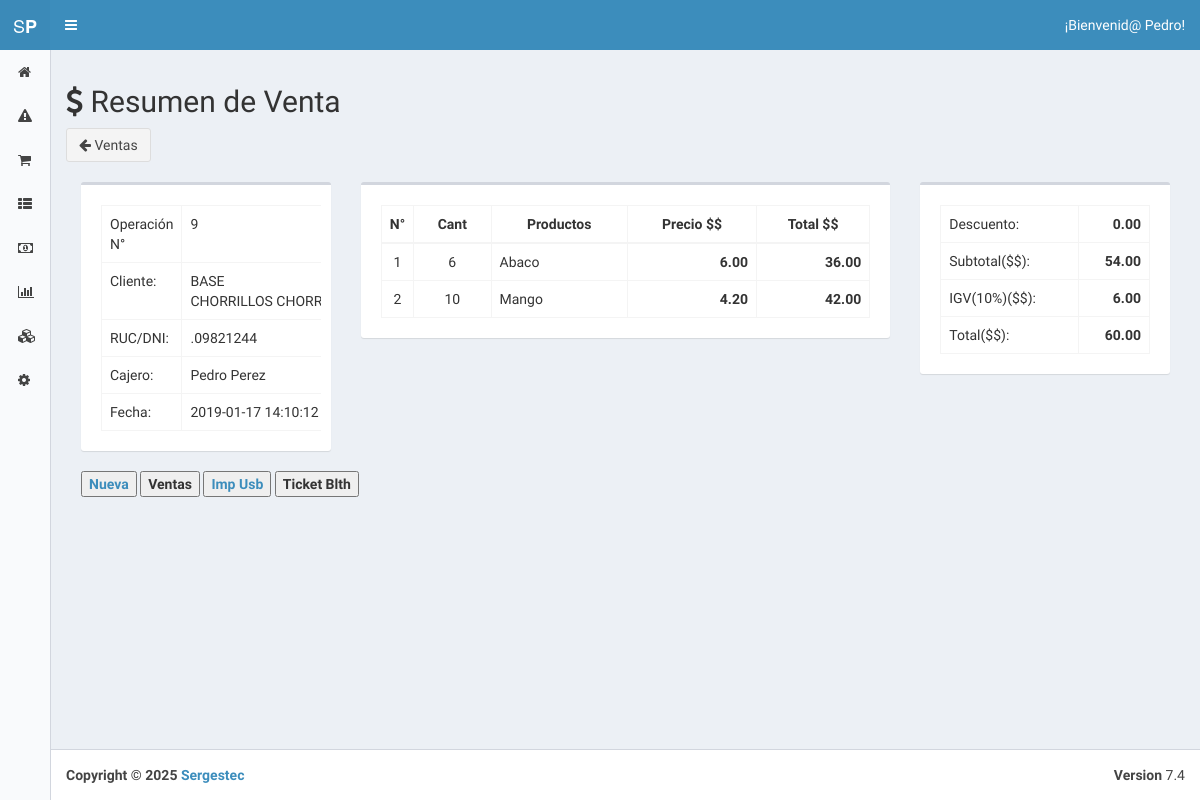
Before: /index.php?view=sell_one&id=10 (signed in) with the older database file.
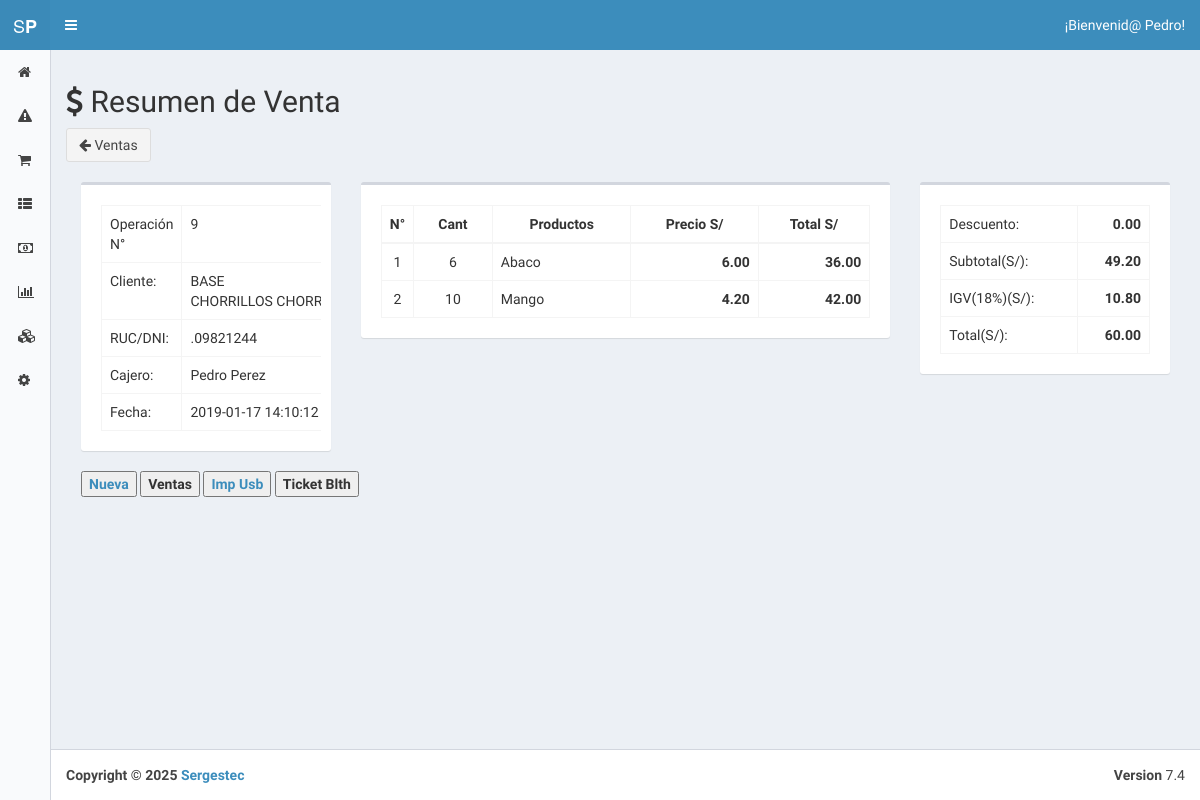
After: the same page with the newer database file.
### tables this page shows
CREATE TABLE `configuration` (
  `id` int(11) NOT NULL,
  `short` varchar(255) NOT NULL,
  `name` varchar(255) NOT NULL,
  `kind` int(11) NOT NULL,
  `val` varchar(255) NOT NULL
);

CREATE TABLE `sell` (
  `id` int(11) NOT NULL,
  `ref_id` int(11) NOT NULL,
  `person_id` int(11) DEFAULT NULL,
  `operation_type_id` int(11) DEFAULT '2',
  `box_id` int(11) DEFAULT NULL,
  `total` double DEFAULT NULL,
  `cash` double DEFAULT NULL,
  `discount` double DEFAULT NULL,
  `user_id` int(11) NOT NULL,
  `created_at` datetime DEFAULT NULL
);

### core/controller/Lb.php (called while the page is built, shortened)
<?php
class Lb {
	public function start(){
		include "core/app/init.php";
	}
}
?>

### index.php (called while the page is built, shortened)
<?php
	$lb = new Lb();
	$lb->start();
?>

### core/controller/Model.php (called while the page is built, shortened)
<?php
class Model {
	public static function exists($modelname){
		$fullpath = self::getFullpath($modelname);
		$found=false;
		if(file_exists($fullpath)){
			$found = true;
		}
		return $found;
	}
	public static function getFullpath($modelname){
		return Core::$root."core/app/model/".$modelname.".php";
	}
	public static function many($query,$aclass){
		$cnt = 0;
		$array = array();
		while($r = $query->fetch_array()){
			$array[$cnt] = new $aclass;
			$cnt2=1;
			foreach ($r as $key => $v) {
				if($cnt2>0 && $cnt2%2==0){
					$array[$cnt]->$key = $v;
				}
				$cnt2++;
			}
			$cnt++;
		}
		return $array;
	}
	public static function one($query,$aclass){
		$found = null;
		$data = new $aclass;
		while($r = $query->fetch_array()){
			$cnt=1;
			foreach ($r as $key => $v) {
				if($cnt>0 && $cnt%2==0){
					$data->$key = $v;
				}
				$cnt++;
			}
			$found = $data;
			break;
		}
		return $found;
	}
}
?>

### core/controller/Executor.php (called while the page is built, shortened)
<?php
class Executor {
	public static function doit($sql){
		$con = Database::getCon();
		return array($con->query($sql),$con->insert_id);
	}
}
?>

### core/app/model/SellData.php (called while the page is built, shortened)
<?php
	class SellData {
		public static $tablename = "sell";
		public function __construct(){
			$this->person_id = "";
			$this->user_id = "";
		}
		public function getPerson(){ return PersonData::getById($this->person_id);}
		public function getUser(){ return UserData::getById($this->user_id);}
		public static function getById($id){
			 $sql = "select * from ".self::$tablename." where id=$id";
			$query = Executor::doit($sql);
			return Model::one($query[0],new SellData());
		}
	}
?>

### core/app/model/PersonData.php (called while the page is built, shortened)
<?php
	class PersonData {
		public static $tablename = "person";
		public static function getById($id){
			$sql = "select * from ".self::$tablename." where id=$id";
			$query = Executor::doit($sql);
			$found = null;
			$data = new PersonData();
			while($r = $query[0]->fetch_array()){
				$data->id = $r['id'];
				$data->name = $r['name'];
				$data->lastname = $r['lastname'];
				$data->ruc = $r['ruc'];
				$data->address = $r['address'];
				$data->phone = $r['phone'];
				$data->email = $r['email'];
				$data->created_at = $r['created_at'];
				$found = $data;
				break;
			}
			return $found;
		}
	}
?>

### core/app/model/UserData.php (called while the page is built, shortened)
<?php
	class UserData {
		public static $tablename = "user";
		public static function getById($id){
			$sql = "select * from ".self::$tablename." where id=$id";
			$query = Executor::doit($sql);
			return Model::one($query[0],new UserData());
		}
	}
?>

### core/app/model/ConfigurationData.php (called while the page is built, shortened)
<?php
	class ConfigurationData {
		public static $tablename = "configuration";
		public static function getByPreffix($id){
			$sql = "select * from ".self::$tablename." where short=\"$id\"";
			$query = Executor::doit($sql);
			return Model::one($query[0],new ConfigurationData());
		}
	}
?>

### core/app/model/OperationData.php (called while the page is built, shortened)
<?php
	class OperationData {
		public static $tablename = "operation";
		public function __construct(){
			$this->product_id = "";
		}
		public function getProduct(){ return ProductData::getById($this->product_id);}
		public static function getAllProductsBySellId($sell_id){
			$sql = "select * from ".self::$tablename." where sell_id=$sell_id order by created_at desc";
			$query = Executor::doit($sql);
			return Model::many($query[0],new OperationData());
		}
	}
?>

### core/app/model/ProductData.php (called while the page is built, shortened)
<?php
	class ProductData {
		public static $tablename = "product";
		public static function getById($id){
			$sql = "select * from ".self::$tablename." where id=$id";
			$query = Executor::doit($sql);
			return Model::one($query[0],new ProductData());
		}
	}
?>

### core/app/view/sell_one-view.php (the view, shortened to what the changed rows need)
<section class="content">
	<?php $currency = ConfigurationData::getByPreffix("currency")->val;
		$imp_val = ConfigurationData::getByPreffix("imp_val")->val;
		$imp_name = ConfigurationData::getByPreffix("imp_name")->val; ?>
	<div class="row">
		<div class="col-md-12">
			<h2><i class='fa fa-dollar'></i> Resumen de Venta</h2>
			<br><br>
			<?php if(isset($_GET["id"]) && $_GET["id"]!=""):?>
			<?php $sell = SellData::getById($_GET["id"]);
			$operations = OperationData::getAllProductsBySellId($_GET["id"]);
			$total = 0; ?>
			<div class="col-md-3">
				<div class="box">
		  			<div class="box-body no-padding">
		  				<div class="box-body">
							<div class="box-body table-responsive">
								<table class="table table-bordered">
								<?php if($sell->person_id!=""):
								$client = $sell->getPerson(); ?>
								<tr>
									<td style="width:100px";>Operación N°</td>
									<td><?php echo $sell->ref_id; ?></td>
								</tr>
								<tr>
									<td style="width:100px;">Cliente:</td>
									<td><?php echo $client->name."&nbsp;".$client->lastname;?></td>
								</tr>
								<tr>
									<td style="width:100px;">RUC/DNI:</td>
									<td><?php echo $client->ruc;?></td>
								</tr>
								<?php endif; ?>
								<?php if($sell->user_id!=""):
								$user = $sell->getUser();
								?>
								<tr>
									<td>Cajero:</td>
									<td><?php echo $user->name." ".$user->lastname;?></td>
								</tr>
								<?php endif; ?>
								<tr>
									<td style="width:100px;">Fecha: </td>
									<td><?php echo $sell->created_at;?></td>
								</tr>
								</table>
							</div>
						</div>
					</div>
				</div>
			</div>
			<div class="col-md-6">
				<div class="box">
		  			<div class="box-body no-padding">
		  				<div class="box-body">
							<div class="box-body table-responsive">
								<table class="table table-bordered table-hover">
									<thead>
										<th style="text-align: center; width: 30px;">N°</th>
										<th style="text-align: center;">Cant</th>
										<th style="text-align: center;">Productos</th>
										<th style="text-align: center;">Precio&nbsp;<?php echo $currency; ?></th>
										<th style="text-align: center;">Total&nbsp;<?php echo $currency; ?></th>
									</thead>
									<?php for($number=0; $number<1; $number++);
									foreach($operations as $operation){ $product  = $operation->getProduct();?>
									<tr>
										<td style="text-align: center;"><?php echo $number; ?></td> <?php $number++; ?>
										<td style="text-align: center;"><?php echo $operation->q ;?></td>
										<td><?php echo $product->name; ?></td>
										<td style="text-align: right;"><b><?php echo number_format($product->price_out, 2, '.', '') ;?></b></td>
										<td style="text-align: right;"><b><?php echo number_format($operation->q*$product->price_out, 2, '.', '');$total+=$operation->q*$product->price_out;?></b></td>
									</tr>
									<?php }?>
								</table>
							</div>
						</div>
					</div>
				</div>
			</div>
			<?php $f = $imp_val*0.01;
		  	$e = 1-$f;
		    $total = $sell->total;
		    $subt = $total*$e;
		    $igv = $total*$f; ?>
			<div class="col-md-3">
				<div class="box">
		  			<div class="box-body no-padding">
		  				<div class="box-body">
							<div class="box-body table-responsive">
								<table class="table table-bordered">
									<tr>
										<td>Descuento:</td>
										<td style="text-align: right;"><b><?php echo number_format($sell->discount,2,".",","); ?></b></td>
									</tr>
									<tr>
										<td>Subtotal(<?php echo $currency; ?>):</td>
										<td style="text-align: right;"><b><?php echo number_format($subt,2,".",","); ?></b></td>
									</tr>
									<tr>
										<td><?php echo $imp_name.'('.$imp_val.'%)('.$currency; ?>):</td>
										<td style="text-align: right;"><b><?php echo number_format($igv,2,".",","); ?></b></td>
									</tr>
									<tr>
										<td>Total(<?php echo $currency; ?>):</td>
										<td style="text-align: right;"><b><?php echo number_format($total-$sell->discount,2,".",","); ?></b></td>
									</tr>
								</table>
							</div>
						</div>
					</div>
				</div>
			</div>
			<div class="form-group">
			    <div class="col-lg-offset-0 col-lg-10">
				    <div class="1checkbox">
				        <label>
							<form method="post" name="Aceptar" action="index.php?view=sells">
								<a name="nueva" id="nueva" href="index.php?view=sell"><input type="button" name="nueva" id="nueva" " value="Nueva"></a>
								<input type="submit" name="cancelar" id="cancelar" value="Ventas">
								<a target="_blank" href="ticket.php?id=<?php echo $sell->id; ?>"><input type="button" name="nueva" id="nueva" " value="Imp Usb"></a>
								<input type="button" name="ticket" id="ticket" value="Ticket Blth" onClick="sendToQuickPrinterChrome();">
							</form>
				        </label>
				    </div>
			    </div>
		  	</div>
			<?php else:?>
				501 Internal Error
			<?php endif; ?>
		</div>
	</div>
</section>

Changed rows visible on the page:
changed through a linked row, sell: total.val "54.00" → "49.20"; total.val "6.00" → "10.80"
changed configuration (number 1 of 3 on the later page): val "$$" → "S/"
changed configuration (number 3 of 3 on the later page): val "10" → "18"
